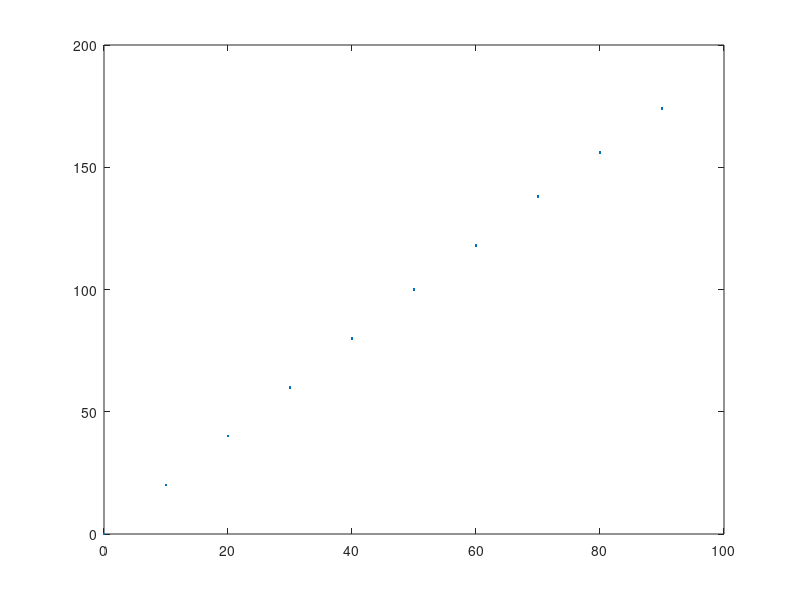

Write MATLAB code to recreate this figure. (Note: this script raises an error after producing the figure.)
x=0:10:90;
y=[0 20 40 60 80 100 118 138 156 174];
plot(x,y,'.');
[curve, goodness]=fit(x',y','poly1');
hold on;
plot(curve);
hold off;
title(['$$k=' num2str(curve.p1) '\pm0.0310$$'],'Interpreter','latex');
legend('data','fitted curve','Location','Northwest');
xlabel('$$\theta_1$$','Interpreter','latex');
ylabel('$$\theta_2$$','Interpreter','latex');
saveas(gcf,'fig2.png');